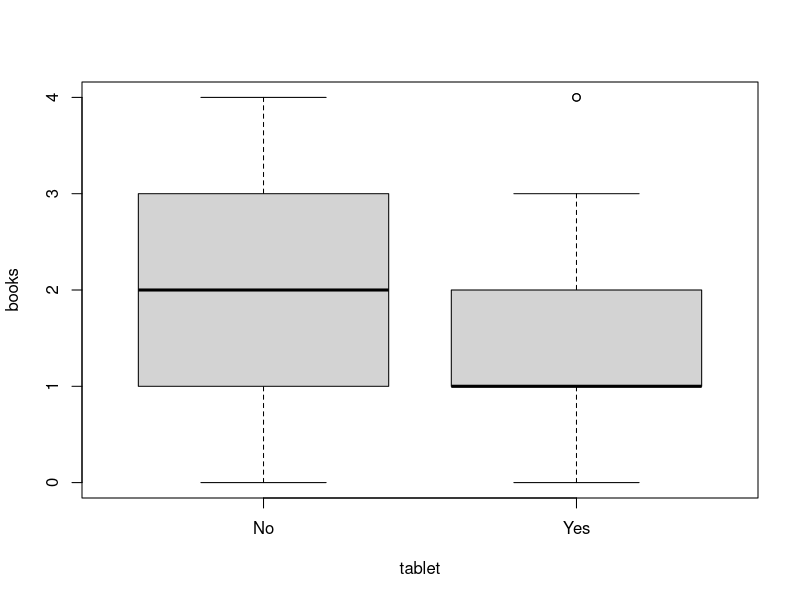
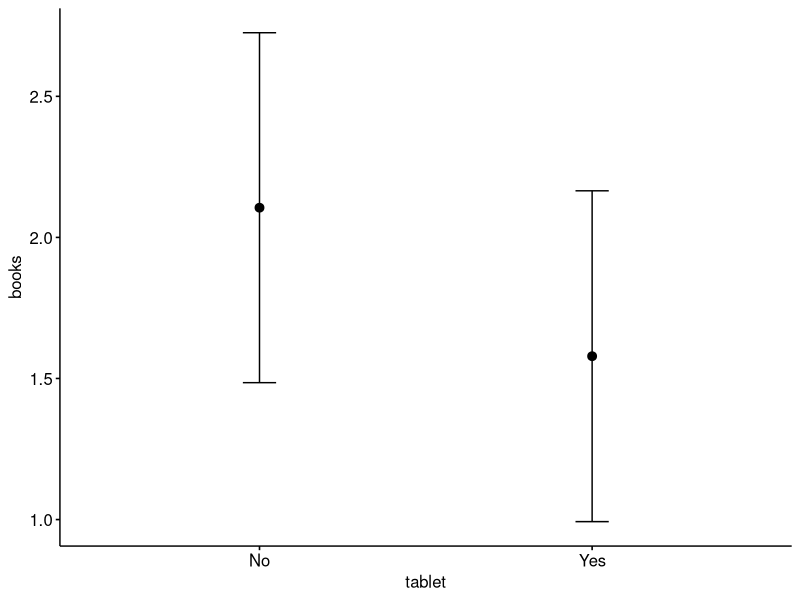
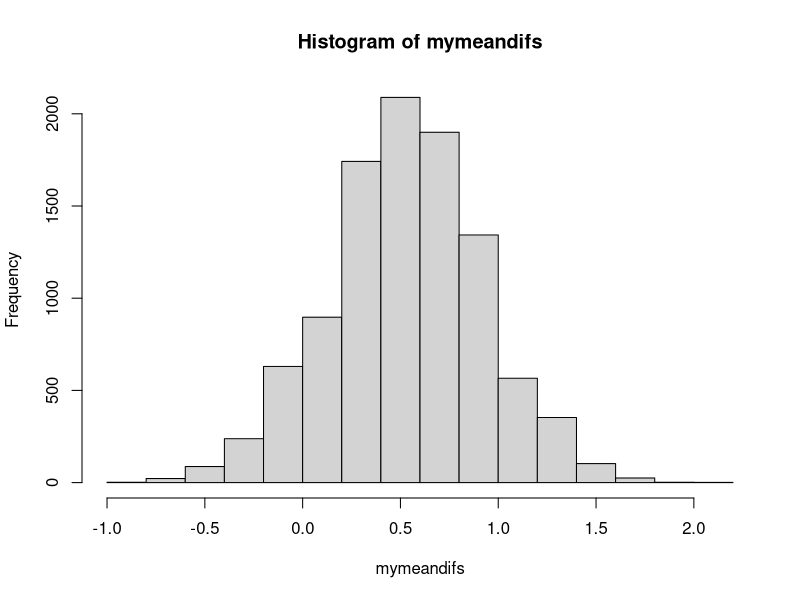

Write R code to recreate these figures, in order.
# Non parametric bootstrap confidence intervals example, test for two-independent sample

# Number of books read in March and April by children who, 
# during the quarantine, used a parent-owned tablet 
# for school activities (Own tablet = No)
# x=c(0,3,1,1,5,6,4,5,4,2,3,1,4,5,3,7,2)
x=c(2,1,4,3,1,1,1,1,2,2,2,3,3,4,4,4,1,1,0)
# Number of books read in March and April by children who, 
# during the quarantine, used a tabelt of their exclusive use
# for school activities (Own tablet = Yes)
# y=c(1,0,2,1,5,0,1,2,3,4,1,1,2,0,3,3,4,4,0,1,1,1,0,1)
y=c(1,0,2,1,1,4,1,1,0,1,2,1,0,2,3,2,3,1,4)

# organize dataset in an other way
xx<-data.frame(books=x)
yy<-data.frame(books=y)
xx$tablet<-"No"
yy$tablet<-"Yes"
dat<-rbind(xx,yy)

# boxplot
boxplot(books~tablet, data=dat)

# Error Bar plot
library(ggpubr)
ggerrorplot(dat, x = "tablet", y = "books",
            desc_stat = "mean_ci",
            error.plot = "errorbar",            # Change error plot type
            add = "mean"                        # Add mean points
)

### ttest and confidence interval using formulas assuming normality
n1=length(x)
n2=length(y)
x_bar=mean(x)
y_bar=mean(y)
s1=sd(x)
s2=sd(y)
diff=x_bar-y_bar
s=sqrt((s1^2*(n1-1)+s2^2*(n2-1))/(n1+n2-2))
t_alpha=qt(0.975,(n1+n2-1))
t=diff/(s*sqrt(1/n1+1/n2))
t_alpha
t
LL=diff-(s*sqrt(1/n1+1/n2))*t_alpha
UL=diff+(s*sqrt(1/n1+1/n2))*t_alpha
LL
UL

#### t.test function assuming normality
t.test(x,y,var.equal = T)  # two-tail
t.test(x,y,var.equal = T, alternative = "greater") # one-tail

## bootstrap confidence intervals for the difference 
k=10000
xsamples<-replicate(k,sample(x, replace=TRUE))
ysamples<-replicate(k,sample(y, replace=TRUE))
mymeandifs<-apply(xsamples, 2, mean)-apply(ysamples, 2, mean)
hist(mymeandifs)
quantile(mymeandifs, c(0.025,0.975))

# greather
pval=1-sum(mymeandifs>0)/k
pval





